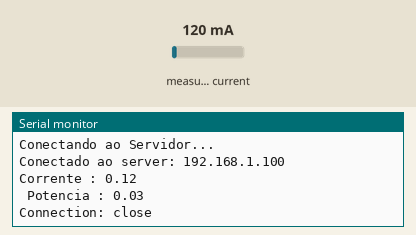
Recording of a sketch running on a simulated Arduino Uno, built with avr-gcc and run on an emulated ATmega328P. Shown: the last lines printed to the serial monitor. The inputs (shaded band) are chosen by the test bench; at power-on: measured current 120 mA. WiFi joins after 1.5 s; servers stay silent unless stated.

Above: at 2.7 s.
2.8 s: measured current set to 40 mA
At 5.27 s:
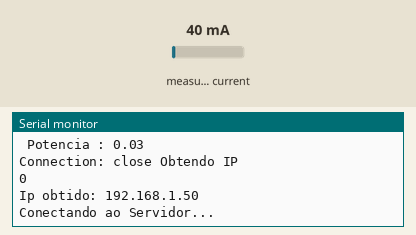
7.1 s: measured current set to 500 mA
At 9.3 s:
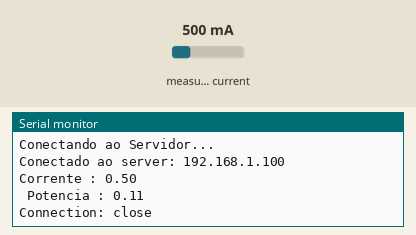
Timing chart, 0 to 10.8 s (numbered marks = the images above; inputs shaded):
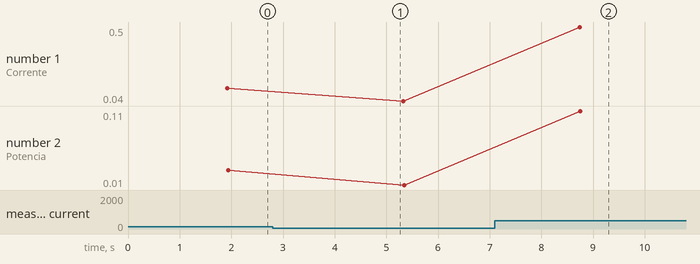

Measured:
- after the input at 7.1 s, the serial monitor: prints a new line after 1.6 s (image 2)
- plotted number 1: 0.12 → 0.04 after the input at 2.8 s, 0.04 → 0.5 after the input at 7.1 s
- plotted number 2: 0.03 → 0.01 after the input at 2.8 s, 0.01 → 0.11 after the input at 7.1 s

The sketch:

Arduino_smartgrid0.1.ino
```cpp
#include "SPI.h"                        // Biblioteca pro Shield Ethernet
#include "Ethernet.h"                   // Include da biblioteca do shield Ethernet
//Carrega as bibliotecas
#include "EmonLib.h"

EnergyMonitor emon1;

//Tensao da rede eletrica
float rede = 220.0;
//Pino do sensor SCT
//int pino_sct = 1;

byte mac[] = { 0xA0, 0xCC, 0x12, 0x34, 0xFF, 0xCA };

int watts = 250;
int teste = 1;
String devid = "ard000001c000001";

EthernetClient client;
//char server[] = "smartgrid-web.herokuapp.com";
IPAddress server(192,168,1,100);

void setup(){
    Ethernet.begin(mac);
    Serial.begin(9600);
    //Pino, calibracao - Cur Const= Ratio/BurdenR. 1800/62 = 29.
    emon1.current(1, 62);
//    emon1.current(1, 60);
}

void loop(void){
  //Calcula a corrente
  double Irms = emon1.calcIrms(1480);

    Serial.println("Obtendo IP");
    Serial.println(Ethernet.maintain());

    Serial.print("Ip obtido: ");
    Serial.print(Ethernet.localIP());
    Serial.println(" ");

    Serial.print("Conectando ao Servidor... ");
    Serial.println(" ");
 //LOCAL
    if(client.connect(server, 8080)){
 //online     if(client.connect(server, 80)){
        Serial.print("Conectado ao server: ");
        Serial.println(server);
        //Mostra o valor da corrente
        Serial.print("Corrente : ");
        Serial.println(Irms); // Irms
//
//        //Calcula e mostra o valor da potencia
        Serial.print(" Potencia : ");
        Serial.println((Irms*rede)/1000);
   }

    client.print("GET /api/setconsumo");
    client.print("?watts=");
    client.print((Irms*rede)/1000);
 //   client.print(watts);
    client.print("&devid=");
    client.print(devid);
    client.println(" HTTP/1.1");
    client.print("Host: ");
    client.println(server);
    client.println("Connection: close");
    client.println();
    client.stop();
    Serial.print("Connection: close ");

    delay (3000);
}
```
